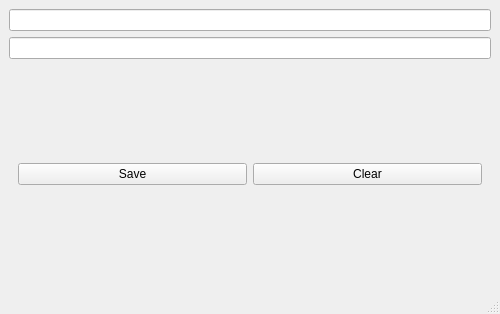
<?xml version="1.0" encoding="UTF-8"?>
<ui version="4.0">
 <class>MainWindow</class>
 <widget class="QMainWindow" name="MainWindow">
  <property name="geometry">
   <rect>
    <x>0</x>
    <y>0</y>
    <width>500</width>
    <height>314</height>
   </rect>
  </property>
  <property name="windowTitle">
   <string>Todo</string>
  </property>
  <widget class="QWidget" name="centralwidget">
   <layout class="QVBoxLayout" name="verticalLayout">
    <item>
     <widget class="QLineEdit" name="passwordName"></widget>
    </item>
    <item>
     <widget class="QLineEdit" name="password"/>
    </item>
    <item>
     <widget class="QWidget" name="widget" native="true">
      <layout class="QHBoxLayout" name="horizontalLayout">
       <item>
        <widget class="QPushButton" name="saveButton">
         <property name="text">
          <string>Save</string>
         </property>
        </widget>
       </item>
       <item>
        <widget class="QPushButton" name="clearButton">
         <property name="text">
          <string>Clear</string>
         </property>
        </widget>
       </item>
      </layout>
     </widget>
    </item>
   </layout>
  </widget>
  <widget class="QMenuBar" name="menubar">
   <property name="geometry">
    <rect>
     <x>0</x>
     <y>0</y>
     <width>275</width>
     <height>22</height>
    </rect>
   </property>
  </widget>
  <widget class="QStatusBar" name="statusbar"/>
 </widget>
 <resources/>
 <connections/>
</ui>
